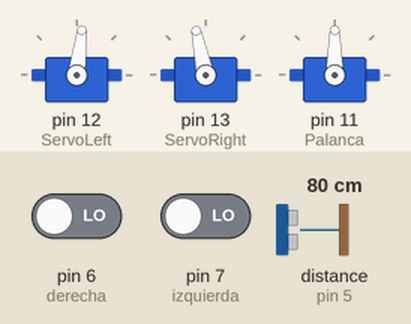
Bench run of a sketch on a simulated Arduino Uno, built with avr-gcc and run on an emulated ATmega328P. On the bench: 3 × servo. Wiring (inferred from the names in the program): ultrasonic range finder: trigger pin 4; echo pin 5. The inputs (shaded band) are chosen by the test bench; at power-on: distance to the obstacle (sensor on pin 5) 80 cm, pin 6 (derecha) LOW, pin 7 (izquierda) LOW. The echo pulse lasts 58.3 µs per cm.

Above: at 1.2 s.
1.3 s: distance to the obstacle (sensor on pin 5) set to 2 cm
At 2.0 s:
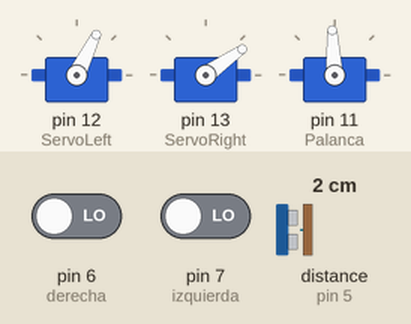
4.3 s: pin 6 (derecha) driven HIGH
At 5.2 s:
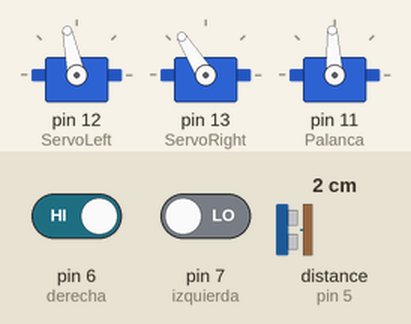
5.8 s: pin 6 (derecha) driven LOW
At 6.4 s:
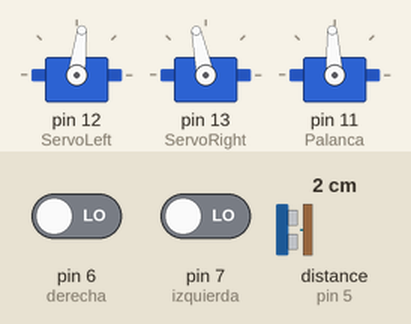
7.3 s: pin 7 (izquierda) driven HIGH
At 8.5 s:
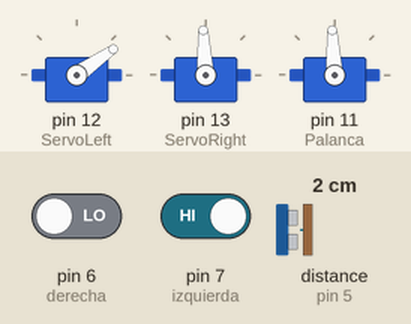
8.8 s: pin 7 (izquierda) driven LOW
At 9.9 s:
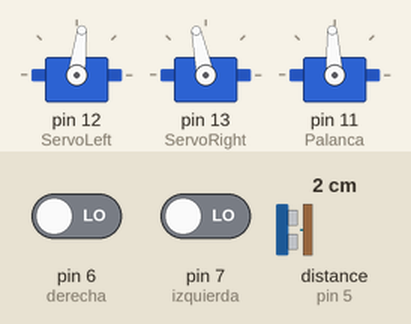
Timing chart, 0 to 11.3 s (numbered marks = the images above; inputs shaded):
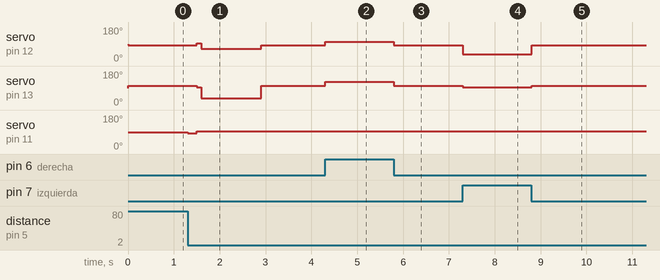

The sketch:

main.ino
```cpp
#include<Servo.h> //include servo librery
#include <EEPROM.h>
Servo ServoLeft;
Servo ServoRight;
Servo Palanca;
#define Pecho 5
#define Ptrig 4
long duracion, distancia;
int sw = 0;
int sw1 = 0;

void setup() {
  // put your setup code here, to run once:
  ServoLeft.attach(12); // Servo izquierda
  ServoRight.attach(13); // Servo derecha
  Palanca.attach(11); // Servo de palanca
  pinMode(6, INPUT); //derecha
  pinMode(7, INPUT); //izquierda
  Serial.begin(9600);
  pinMode(Pecho, INPUT);     // define el pin 5 como entrada (echo)
  pinMode(Ptrig, OUTPUT);    // define el pin 4 como salida  (triger)
}

void loop() {
  // put your main code here, to run repeatedly:
  int sensorDerecho = digitalRead(6); //Leer sensor derecho
  int sensorIzquierdo = digitalRead(7); // Leer sensor izquierdo
  digitalWrite(Ptrig, LOW);
  delayMicroseconds(2);
  digitalWrite(Ptrig, HIGH);   // genera el pulso de triger por 10ms
  delayMicroseconds(10);
  digitalWrite(Ptrig, LOW);
  if (distancia != 1000000) {
    duracion = pulseIn(Pecho, HIGH);
    distancia = (duracion / 2) / 29; // calcula la distancia en centimetros
  }
  if (distancia <= 4.5) { // 4.5 --> Distancia a la cual debe bajar la palanca
    if (sw == 0) {
      Palanca.writeMicroseconds(1400);
      delay(200);                           // Mover Palanca 90º, si ya está abajo switch = 1
      Palanca.writeMicroseconds(1500);
      sw = 1;
    }
    else {
      ServoLeft.writeMicroseconds(1500); //Detenerse
      ServoRight.writeMicroseconds(1500);//
      delay(100);
      if (sw1 == 0) {
        ServoLeft.writeMicroseconds(1200); // Girar Bruscamente hacia la izquierda 180º para devolverse.
        ServoRight.writeMicroseconds(900);
        delay(1300);
        sw1 = 1;  // Switch para no repetir esta acción
      }
      distancia = 1000000; // Valor de distancia arbitrario para repetir la rutina del seguidor de linea
    }
  }
  else {
    ServoLeft.writeMicroseconds(1400); //hacia adelante
    ServoRight.writeMicroseconds(1600);//
    if (sensorDerecho == 1) { // Detecta linea
      while (sensorDerecho != 0 or sensorIzquierdo != 0) {  // Hasta que ambos sensores se encuentren en el piso
        ServoLeft.writeMicroseconds(1600); // Girar Bruscamente hacia la derecha
        ServoRight.writeMicroseconds(1800);
        delay(100);
        sensorDerecho = digitalRead(6);
        sensorIzquierdo = digitalRead(7);
      }
    }
    else if (sensorIzquierdo == 1) { // Detecta linea
      while (sensorDerecho != 0 or sensorIzquierdo != 0) {  // Hasta que ambos sensores se encuentren en el piso
        ServoLeft.writeMicroseconds(900); // Girar Bruscamente hacia la izquierda
        ServoRight.writeMicroseconds(1500);
        delay(100);
        sensorDerecho = digitalRead(6);
        sensorIzquierdo = digitalRead(7);
      }
    }
  }
}
```

Measured:
- after the input at 1.3 s, servo on pin 12 (ServoLeft): 83° → 93° after 0.20 s, → 64° 0.10 s later, → 83° 1.3 s later; servo on pin 13 (ServoRight): 102° → 93° after 0.20 s, → 35° 0.10 s later, → 102° 1.3 s later; servo on pin 11 (Palanca): 90° → 83° at once, → 93° 0.20 s later
- after the input at 4.3 s, servo on pin 12 (ServoLeft): 83° → 102° at once; servo on pin 13 (ServoRight): 102° → 122° at once
- after the input at 5.8 s, servo on pin 12 (ServoLeft): 102° → 83° at once; servo on pin 13 (ServoRight): 122° → 102° at once
- after the input at 7.3 s, servo on pin 12 (ServoLeft): 83° → 35° at once; servo on pin 13 (ServoRight): 102° → 93° at once
- after the input at 8.8 s, servo on pin 12 (ServoLeft): 35° → 83° at once; servo on pin 13 (ServoRight): 93° → 102° at once
